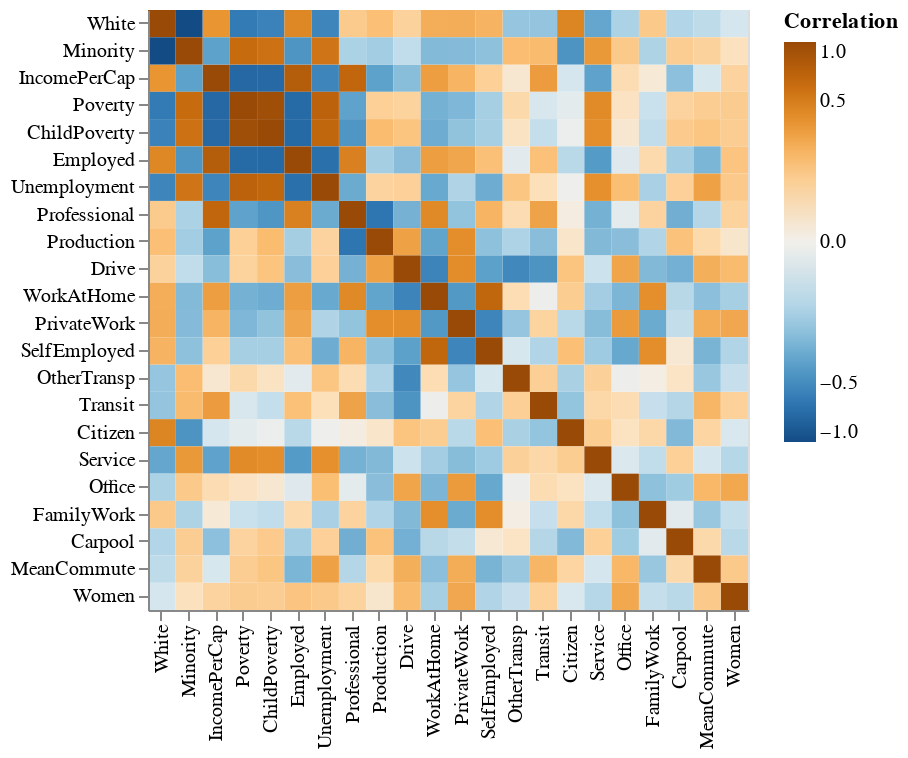

The notebook cell saved with this chart:
### Markdown cell above
While direct inspection is useful, it can be cumbersome to check correlations for a large number of variables this way. A heatmap -- a colored image of the matrix -- provides a (sometimes) convenient way to see what's going on without having to examine the numerical values directly. The cell below shows one way of constructing this plot.

Notice that the color scale shows positive correlations in orange, negative ones in blue, strong correlations in dark tones, and weak correlations in light tones. This is known as a 'diverging color gradient', and should, as a rule of thumb, always be used for plots of this type.

### Code cell
# melt corr_mx
corr_mx_long = corr_mx.reset_index().rename(
    columns = {'index': 'row'}
).melt(
    id_vars = 'row',
    var_name = 'col',
    value_name = 'Correlation'
)

# construct plot
alt.Chart(corr_mx_long).mark_rect().encode(
    x = alt.X('col', title = '', sort = {'field': 'Correlation', 'order': 'ascending'}), 
    y = alt.Y('row', title = '', sort = {'field': 'Correlation', 'order': 'ascending'}),
    color = alt.Color('Correlation', 
                      scale = alt.Scale(scheme = 'blueorange', # diverging gradient
                                        domain = (-1, 1), # ensure white = 0
                                        type = 'sqrt'), # adjust gradient scale
                     legend = alt.Legend(tickCount = 5)) # add ticks to colorbar at 0.5 for reference
).properties(width = 300, height = 300)

### Figure 1 — Vega-Lite specification as saved in the notebook (floating-point values rounded to 4 significant figures; data arrays with more than 128 entries replaced by an {"elided": "..."} marker saying what was removed)
{"config": {"view": {"continuousWidth": 400, "continuousHeight": 300}}, "data": {"name": "data-7d04b153f74a63577210a310bd0cfbf0"}, "mark": "rect", "encoding": {"color": {"type": "quantitative", "field": "Correlation", "legend": {"tickCount": 5}, "scale": {"domain": [-1, 1], "scheme": "blueorange", "type": "sqrt"}}, "x": {"type": "nominal", "field": "col", "sort": {"field": "Correlation", "order": "ascending"}, "title": ""}, "y": {"type": "nominal", "field": "row", "sort": {"field": "Correlation", "order": "ascending"}, "title": ""}}, "height": 300, "width": 300, "$schema": "https://vega.github.io/schema/vega-lite/v4.0.2.json", "datasets": {"data-7d04b153f74a63577210a310bd0cfbf0": {"elided": "484 records"}}}
